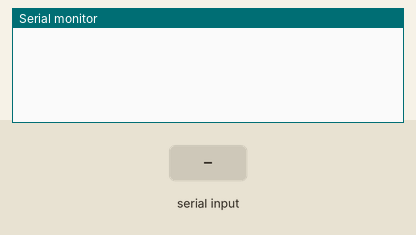
Simulated run of this sketch. Board: Arduino Uno, built with avr-gcc and run on an emulated ATmega328P. Parts: the last lines printed to the serial monitor. The inputs (shaded band) are chosen by the test bench.

Above: at 1.2 s.
1.3 s: "90,45\n" received over Serial
At 2.1 s:
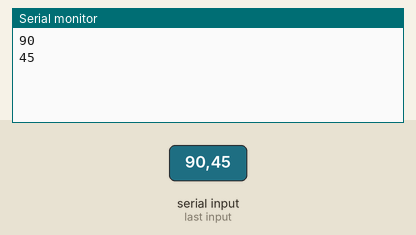
2.8 s: "30,150\n" received over Serial
At 4.3 s:
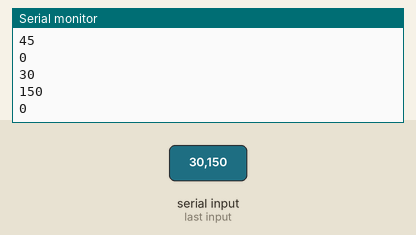
Timing chart, 0 to 5.8 s (numbered marks = the images above; inputs shaded):
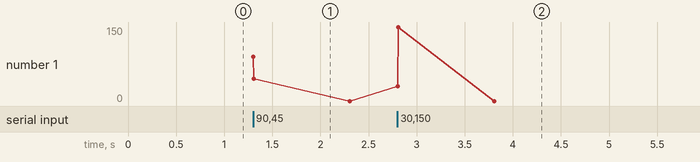

The sketch:

parseInt_example.ino
```cpp
int val;

void setup() {
    Serial.begin(9600);
}

void loop() {
    while(Serial.available() > 0){
        val = Serial.parseInt();
        Serial.println(val);
    }
}
```

Measured:
- after the input at 1.3 s, the serial monitor: prints a new line at once (image 1)
- after the input at 2.8 s, the serial monitor: prints a new line at once (image 2)
